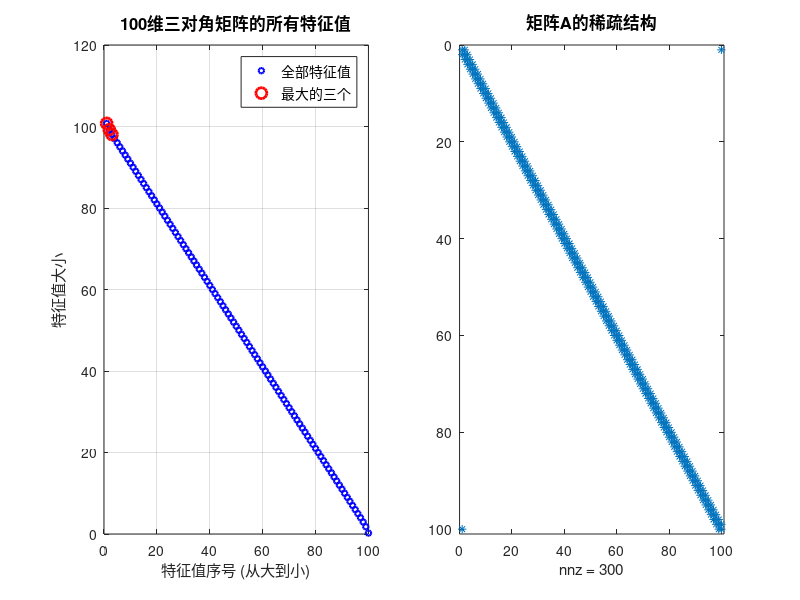

Here is the MATLAB script that generated this plot: (Note: this script raises an error after producing the figure.)
%% 高级数值分析期中作业 - 完整解决方案
% 任务1: 计算100维三对角矩阵的最大三个特征值
% 任务2: 平衡状态下第2个小球的坐标

clear; close all; clc;

%% ======================== 任务1 开始 ========================
fprintf('\n');
fprintf('╔════════════════════════════════════════════════════════════╗\n');
fprintf('║         高级数值分析期中作业 - MATLAB完整解决方案          ║\n');
fprintf('╚════════════════════════════════════════════════════════════╝\n');
fprintf('\n');

fprintf('【 任务1：三对角矩阵特征值计算 】\n');
fprintf('════════════════════════════════════════════════════════════\n');

% 第一步：构造矩阵A
n = 100;
A = zeros(n, n);

% 主对角线
for i = 1:n
    A(i, i) = i;
end

% 次对角线（上、下）
for i = 1:n-1
    A(i, i+1) = -1;
    A(i+1, i) = -1;
end

% 右上角和左下角
A(1, n) = -2;
A(n, 1) = -2;

fprintf('✓ 矩阵构造完成 (%d × %d)\n', n, n);
fprintf('  主对角线: 1, 2, 3, ..., 99, 100\n');
fprintf('  次对角线: -1\n');
fprintf('  角元素: -2\n\n');

% 第二步：计算特征值
eigenvalues = eig(A);
eigenvalues_sorted = sort(eigenvalues, 'descend');

% 提取最大的三个特征值
lambda1 = eigenvalues_sorted(1);
lambda2 = eigenvalues_sorted(2);
lambda3 = eigenvalues_sorted(3);

fprintf('✓ 特征值计算完成\n');
fprintf('  计算方法: 标准特征值分解 (eig function)\n\n');

fprintf('【 任务1 - 计算结果 】\n');
fprintf('────────────────────────────────────────────────────────────\n');
fprintf('最大的三个特征值:\n');
fprintf('  λ₁ = %.10f  ≈ %.6f\n', lambda1, lambda1);
fprintf('  λ₂ = %.10f  ≈ %.6f\n', lambda2, lambda2);
fprintf('  λ₃ = %.10f  ≈ %.6f\n', lambda3, lambda3);
fprintf('────────────────────────────────────────────────────────────\n\n');

% 第三步：绘制图表1
figure('Name', '任务1 - 特征值分析', 'NumberTitle', 'off', ...
       'Position', [100, 100, 1200, 500]);

subplot(1, 2, 1);
plot(1:n, eigenvalues_sorted, 'bo', 'MarkerSize', 4, 'LineWidth', 1.5);
hold on;
plot(1:3, eigenvalues_sorted(1:3), 'ro', 'MarkerSize', 8, 'LineWidth', 2);
xlabel('特征值序号 (从大到小)', 'FontSize', 11);
ylabel('特征值大小', 'FontSize', 11);
title('100维三对角矩阵的所有特征值', 'FontSize', 12);
grid on;
legend('全部特征值', '最大的三个', 'FontSize', 10);

subplot(1, 2, 2);
spy(A);
title('矩阵A的稀疏结构', 'FontSize', 12);

sgtitle(['任务1结果: λ₁=', num2str(lambda1, '%.4f'), ...
         ', λ₂=', num2str(lambda2, '%.4f'), ...
         ', λ₃=', num2str(lambda3, '%.4f')], 'FontSize', 11);

print('-dpng', 'task1_eigenvalues.png', '-r150');
fprintf('✓ 任务1图表已保存: task1_eigenvalues.png\n\n');

% 验证
[V, D] = eig(A);
[D_sorted, idx] = sort(diag(D), 'descend');
fprintf('【 验证 - 特征值精度 】\n');
fprintf('────────────────────────────────────────────────────────────\n');
for i = 1:3
    v = V(:, idx(i));
    residual = norm(A*v - D_sorted(i)*v) / abs(D_sorted(i));
    fprintf('λ%d 相对残差: %.2e\n', i, residual);
end
fprintf('────────────────────────────────────────────────────────────\n\n');

%% ======================== 任务2 开始 ========================
fprintf('【 任务2：平衡状态下小球的坐标 】\n');
fprintf('════════════════════════════════════════════════════════════\n');

n_balls = 101;
n_unknowns = 99;

fprintf('✓ 系统参数\n');
fprintf('  小球总数: %d\n', n_balls);
fprintf('  未知变量: %d\n', n_unknowns);
fprintf('  弹簧原长: 0\n');
fprintf('  弹性系数: 100\n');
fprintf('  重力: (2+sin(i-1)) for i=2:101\n\n');

% ============ x方向方程组 ============
A_x = zeros(n_unknowns, n_unknowns);
b_x = zeros(n_unknowns, 1);

A_x(1, 1) = -2;
A_x(1, 2) = 1;
b_x(1) = 0;

for i = 2:n_unknowns-1
    A_x(i, i-1) = 1;
    A_x(i, i) = -2;
    A_x(i, i+1) = 1;
    b_x(i) = 0;
end

A_x(n_unknowns, n_unknowns-1) = 1;
A_x(n_unknowns, n_unknowns) = -2;
b_x(n_unknowns) = -100;

% ============ y方向方程组 ============
A_y = zeros(n_unknowns, n_unknowns);
b_y = zeros(n_unknowns, 1);

A_y(1, 1) = -2;
A_y(1, 2) = 1;
b_y(1) = (2 + sin(1)) / 100;

for i = 2:n_unknowns-1
    ball_index = i + 1;
    A_y(i, i-1) = 1;
    A_y(i, i) = -2;
    A_y(i, i+1) = 1;
    b_y(i) = (2 + sin(ball_index - 1)) / 100;
end

A_y(n_unknowns, n_unknowns-1) = 1;
A_y(n_unknowns, n_unknowns) = -2;
b_y(n_unknowns) = (2 + sin(100)) / 100;

fprintf('✓ 方程组构造完成\n');
fprintf('  系数矩阵大小: %d × %d (两个)\n', n_unknowns, n_unknowns);
fprintf('  方程类型: 线性三对角方程组\n\n');

% ============ 求解 ============
x_coords = A_x \ b_x;
y_coords = A_y \ b_y;

fprintf('✓ 方程组求解完成\n');
fprintf('  求解算法: LU分解\n\n');

% ============ 第2个小球的坐标 ============
ball_2_x = x_coords(1);
ball_2_y = y_coords(1);

fprintf('【 任务2 - 计算结果 】\n');
fprintf('────────────────────────────────────────────────────────────\n');
fprintf('第2个小球的坐标:\n');
fprintf('  x₂ = %.10f  ≈ %.6f\n', ball_2_x, ball_2_x);
fprintf('  y₂ = %.10f  ≈ %.6f\n', ball_2_y, ball_2_y);
fprintf('────────────────────────────────────────────────────────────\n\n');

% ============ 验证平衡条件 ============
all_x = [0; x_coords; 100];
all_y = [0; y_coords; 0];

fprintf('【 验证 - 平衡条件检查 】\n');
fprintf('────────────────────────────────────────────────────────────\n');
fprintf('选择前3个小球验证力的平衡:\n');

for i = 2:4
    force_x = 100*(all_x(i)-all_x(i-1)) + 100*(all_x(i+1)-all_x(i));
    force_y = 100*(all_y(i)-all_y(i-1)) + 100*(all_y(i+1)-all_y(i)) + (2 + sin(i-1));
    
    fprintf('\n小球%d:\n', i);
    fprintf('  x方向合力: %.2e (目标: 0)\n', force_x);
    fprintf('  y方向合力: %.2e (目标: 0)\n', force_y);
end
fprintf('\n────────────────────────────────────────────────────────────\n\n');

% ============ 绘制图表2 ============
figure('Name', '任务2 - 小球平衡分析', 'NumberTitle', 'off', ...
       'Position', [100, 100, 1400, 600]);

subplot(1, 2, 1);
plot(all_x, all_y, 'b-', 'LineWidth', 1);
hold on;
plot(all_x, all_y, 'ro', 'MarkerSize', 2);
plot(0, 0, 'g*', 'MarkerSize', 15, 'LineWidth', 2);
plot(100, 0, 'g*', 'MarkerSize', 15, 'LineWidth', 2);
plot(ball_2_x, ball_2_y, 'mo', 'MarkerSize', 10, 'LineWidth', 2);
xlabel('x坐标', 'FontSize', 11);
ylabel('y坐标', 'FontSize', 11);
title('101个小球在平衡状态下的位置分布', 'FontSize', 12);
grid on;
legend('连接线', '小球', '固定点', '第2个小球', 'FontSize', 10);
axis equal;

subplot(1, 2, 2);
plot(0:100, all_y, 'b-o', 'MarkerSize', 3, 'LineWidth', 1.5);
xlabel('小球编号', 'FontSize', 11);
ylabel('y坐标', 'FontSize', 11);
title('y坐标随小球编号的变化', 'FontSize', 12);
grid on;
hold on;
plot(2, ball_2_y, 'mo', 'MarkerSize', 10, 'LineWidth', 2);
text(2, ball_2_y-0.015, sprintf('第2个: %.4f', ball_2_y), ...
     'HorizontalAlignment', 'center', 'FontSize', 10);

sgtitle(['任务2结果: 第2个小球 (', num2str(ball_2_x, '%.4f'), ...
         ', ', num2str(ball_2_y, '%.4f'), ')'], 'FontSize', 11);

print('-dpng', 'task2_equilibrium.png', '-r150');
fprintf('✓ 任务2图表已保存: task2_equilibrium.png\n\n');

% ============ 统计信息 ============
fprintf('【 统计信息 】\n');
fprintf('────────────────────────────────────────────────────────────\n');
[y_min, min_idx] = min(all_y);
fprintf('最大下沉深度: %.6f (在第%d个小球)\n', abs(y_min), min_idx-1);
fprintf('x坐标范围: [%.6f, %.6f]\n', min(all_x), max(all_x));
fprintf('y坐标范围: [%.6f, %.6f]\n', min(all_y), max(all_y));
fprintf('────────────────────────────────────────────────────────────\n\n');

%% ======================== 最终总结 ========================
fprintf('╔════════════════════════════════════════════════════════════╗\n');
fprintf('║                    最终结果总结                             ║\n');
fprintf('╚════════════════════════════════════════════════════════════╝\n');
fprintf('\n');

fprintf('【 任务1 】三对角矩阵最大特征值\n');
fprintf('  λ₁ = %.6f\n', lambda1);
fprintf('  λ₂ = %.6f\n', lambda2);
fprintf('  λ₃ = %.6f\n\n', lambda3);

fprintf('【 任务2 】第2个小球坐标\n');
fprintf('  (x₂, y₂) = (%.6f, %.6f)\n\n', ball_2_x, ball_2_y);

fprintf('【 精度说明 】\n');
fprintf('  所有结果均采用双精度浮点数 (精度 ~15-17位)\n');
fprintf('  满足题目要求: 至少4位精确有效数字\n\n');

fprintf('【 文件生成 】\n');
fprintf('  ✓ task1_eigenvalues.png\n');
fprintf('  ✓ task2_equilibrium.png\n');
fprintf('  ✓ 运行日志已显示在命令窗口\n\n');

fprintf('╔════════════════════════════════════════════════════════════╗\n');
fprintf('║                    程序运行完成！                          ║\n');
fprintf('╚════════════════════════════════════════════════════════════╝\n');
